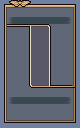

The image is a tile-based game level rendered from a .tmx file. Its description and complete source (layers, tilesets, objects, tile grids) follow:
An orthogonal 10x16 tile map with 8x8 px tiles, 1 tile layer (Tile Layer 1).

<map version="1.10" tiledversion="1.11.2" orientation="orthogonal" renderorder="right-down" width="10" height="16" tilewidth="8" tileheight="8" infinite="0" nextlayerid="2" nextobjectid="1">
 <tileset firstgid="1" name="BobMenuTiles" tilewidth="8" tileheight="8" tilecount="128" columns="16">
  <image source="../../Image/Png/MenuTiles.png" width="128" height="64" />
 </tileset>
 <layer id="1" name="Tile Layer 1" width="10" height="16">
  <data encoding="csv">
2,50,51,52,3,3,3,3,5,6,
7,10,10,10,10,10,10,10,10,11,
7,44,45,45,45,45,45,45,46,11,
89,90,90,91,92,92,93,10,10,11,
7,10,10,94,95,95,96,10,10,11,
7,10,10,94,95,95,96,10,10,11,
7,10,10,94,95,95,96,10,10,11,
7,10,10,94,95,95,96,10,10,11,
7,10,10,94,95,95,96,10,10,11,
7,10,10,94,95,95,96,10,10,11,
7,10,10,127,3221225564,3221225564,3221225563,3221225562,3221225562,97,
7,10,10,10,10,10,10,10,10,11,
7,44,45,45,45,45,45,45,46,11,
7,10,10,10,10,10,10,10,53,54,
7,10,10,10,10,10,10,53,55,56,
27,28,29,29,29,29,29,29,33,34
</data>
 </layer>
</map>
